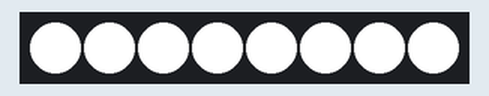
This sketch was run on a simulated Arduino Uno, built with avr-gcc and run on an emulated ATmega328P. Shown: 8 RGB LEDs in strip order, left to right.

Above: at 0.1 s.
At 1.1 s:
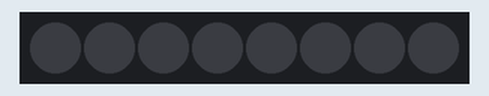
Timing chart, 0 to 130.0 s (numbered marks = the images above):
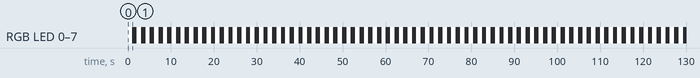

Measured:
- by itself, RGB LED 0–7: alternates RGB(255, 255, 255) for 1.0 s and off for 1.0 s

The sketch:

Neopixel_FastLED_PillarDemo01.ino
```cpp
#include "FastLED.h"

#define NUM_LEDS 8
CRGB leds[NUM_LEDS];
int ledBrightness[NUM_LEDS];
CRGB colors[4];

#define DATA_PIN 3
const int pace = 500;

void setup() {
  FastLED.addLeds<NEOPIXEL, DATA_PIN>(leds, NUM_LEDS);
  colors[0] = CRGB::Red;
  colors[1] = CRGB::Green;
  colors[2] = CRGB::Blue;
  colors[3] = CRGB::White;

  FastLED.setBrightness(255);
}

void SetLedBrightness(int which, int r, int g, int b, int brightness)
{
  ledBrightness[which] = brightness;
  leds[which].setRGB(r * brightness / 255, g * brightness / 255, b * brightness / 255);
}

void GradualRise()
{
  //-- Turn them all off --
  for (int i = 0; i < NUM_LEDS; i++)
    SetLedBrightness(i, 0, 0, 0, 0);
  FastLED.show();

  int brightnessDelay = 100; // Larger = slower
  int risePace = 8;
  int brightness = 0;
  int nextBrightness = 0; // When brightness reach this value, it's time to turn on the next LED
  int brightnessThreshold = 255 / NUM_LEDS; // How much brightness would have to change before we turn on next LED
  int currentTop = 0; // Topmost led that is currently on
  bool done = false;
  while (!done)
  {
    // Make leds from bottom to current topmost a little brighter
    for (int i = 0; i <= currentTop; i++)
    {
      if (ledBrightness[i] < 255)
        ledBrightness[i]++;
      SetLedBrightness(i, 255, 255, 255, ledBrightness[i]);
    }

    // When we've increased brightness enough, include the next higher LED.
    if (ledBrightness[0] >= nextBrightness) {
      nextBrightness = ledBrightness[0] + brightnessThreshold;
      if (currentTop < (NUM_LEDS - 1)) currentTop++;
    }

    if (ledBrightness[NUM_LEDS - 1] >= 255) {
      done = true;
    }
    FastLED.delay(7);
  }
}

void Fall()
{
  for (int i = 0; i < NUM_LEDS; i++) {
    SetLedBrightness(NUM_LEDS - 1 - i, 0, 0, 0, 0);
    FastLED.delay(100);
  }
}

void Rise(int r, int g, int b)
{
  for (int i = 0; i < NUM_LEDS; i++) {
    SetLedBrightness(i, r, g, b, 255);
    FastLED.delay(100);
  }
}

void ColorTests()
{
  for (int c = 0; c < 4; c++)
  {
    int cr = 0, cg = 0, cb = 0;
    switch (c) {
      case 0: cr = 255; break;
      case 1: cg = 255; break;
      case 2: cb = 255; break;
      case 3: cr = cg = cb = 255; break;
    }
    Rise(cr, cg, cb);
    delay(2000); // Enjoy the glory for two seconds before repeating

    Fall();
    delay(1000); // Enjoy the silence
  }
}

void DripDrip()
{
  for (int r = 0; r < 3; r++) {
    for (int i = 0; i < NUM_LEDS; i++) {
      int y = NUM_LEDS - 1 - i;
      leds[y] = CRGB::White;
      FastLED.delay(80);
      leds[y] = CRGB::Black;
      FastLED.show();
    }
    delay(500);
  }
}

void SetAll(CRGB c)
{
  for (int i = 0; i < NUM_LEDS; i++) {
    leds[i] = c;
    FastLED.show();
  }
}

void Blink()
{
  SetAll(CRGB::White);
  FastLED.delay(1000);
  SetAll(CRGB::Black);
  FastLED.delay(1000);
}
void loop() {
  //-- Demo 1 --
  Blink();

  //-- Demo 2 --
//  DripDrip();

  //-- Demo 3 --
//    ColorTests();
//
//    GradualRise();
//    delay(1000); // Enjoy the silence
//
//    Fall();
//    delay(2000); // Enjoy the silence
}
```
